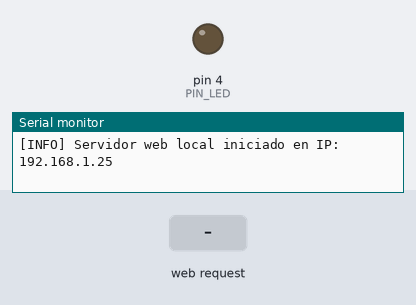
Simulated run of this sketch. Board: Arduino Uno, built for the host (arithmetic inside an expression is 32-bit, double 64-bit). Parts: output pins drawn as LEDs (lit = HIGH), the last lines printed to the serial monitor. The test bench sets the inputs (shaded band). WiFi joins after 1.5 s; servers stay silent unless stated.

Above: at 1.2 s.
1.3 s: HTTP request GET /encender received
At 1.6 s:
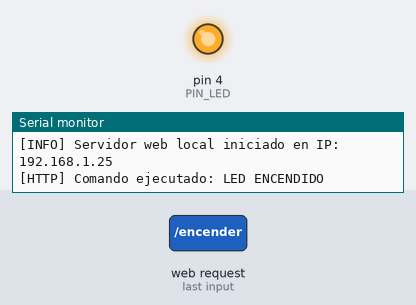
2.8 s: HTTP request GET /apagar received
At 3.9 s:
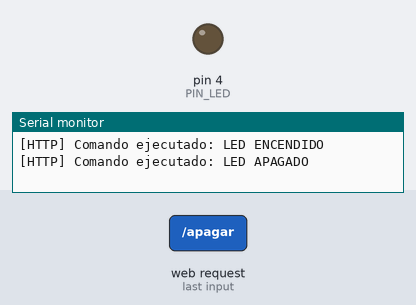
Timing chart, 0 to 5.8 s (numbered marks = the images above; inputs shaded):
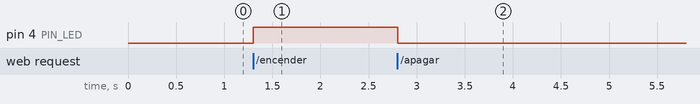

The sketch:

Ethernet_ACT6.ino
```cpp
#include <UIPEthernet.h>

// --- Definición de pines lógicos ---
const int PIN_LED = 4;
const int PIN_CS_ETHERNET = 5;

// Dirección MAC arbitraria
byte mac[] = { 0xDE, 0xAD, 0xBE, 0xEF, 0xFE, 0xED };

// Sustituir según la red del enrutador doméstico
IPAddress ip(192, 168, 1, 25);

EthernetServer servidor(80);
bool estadoLED = false;

void setup() {
  Serial.begin(115200);

  pinMode(PIN_LED, OUTPUT);
  digitalWrite(PIN_LED, LOW);

  Serial.println("\n--- Iniciando Servidor Web ENC28J60 (Modo Enrutador) ---");

  // Inicializar comunicación SPI y levantar la pila TCP/IP
  Ethernet.init(PIN_CS_ETHERNET);
  Ethernet.begin(mac, ip);
  servidor.begin();

  Serial.print("[INFO] Servidor web local iniciado en IP: ");
  Serial.println(Ethernet.localIP());
}

void loop() {
  // Escuchar a los clientes HTTP en la red local
  EthernetClient cliente = servidor.available();

  if (cliente) {
    String peticion = "";

    while (cliente.connected()) {
      if (cliente.available()) {
        char c = cliente.read();
        peticion += c;

        // Validar el final de la cabecera HTTP (\r\n\r\n)
        if (c == '\n' && peticion.endsWith("\r\n\r\n")) {

          // Procesamiento de comandos URI
          if (peticion.indexOf("GET /encender") != -1) {
            estadoLED = true;
            digitalWrite(PIN_LED, HIGH);
            Serial.println("[HTTP] Comando ejecutado: LED ENCENDIDO");
          } else if (peticion.indexOf("GET /apagar") != -1) {
            estadoLED = false;
            digitalWrite(PIN_LED, LOW);
            Serial.println("[HTTP] Comando ejecutado: LED APAGADO");
          }

          // Cabeceras de respuesta HTTP 200 OK
          cliente.println("HTTP/1.1 200 OK");
          cliente.println("Content-Type: text/html");
          cliente.println("Connection: close");
          cliente.println();

          // Interfaz de Usuario HTML
          cliente.println("<!DOCTYPE HTML>");
          cliente.println("<html><head><title>Control IoT Ethernet</title>");
          cliente.println("<meta name=\"viewport\" content=\"width=device-width, initial-scale=1\">");
          cliente.println("<style>body { font-family: Arial; text-align: center; margin-top: 50px; } ");
          cliente.println("button { padding: 15px 30px; font-size: 20px; margin: 10px; cursor: pointer; }</style></head>");
          cliente.println("<body><h1>Panel de Control Ethernet</h1>");

          cliente.print("<h2>Estado del Actuador: ");
          cliente.print(estadoLED ? "<span style='color:green;'>ENCENDIDO</span>" : "<span style='color:red;'>APAGADO</span>");
          cliente.println("</h2>");

          cliente.println("<button onclick=\"location.href='/encender'\">Encender LED</button>");
          cliente.println("<button onclick=\"location.href='/apagar'\">Apagar LED</button>");
          cliente.println("</body></html>");

          break;  // Finalizar transmisión de la página
        }
      }
    }

    // Margen de seguridad para cerrar la conexión TCP
    delay(10);
    cliente.stop();
  }
}
```

Measured:
- after the input at 1.3 s, pin 4 (PIN_LED): LOW → HIGH at once
- after the input at 2.8 s, pin 4 (PIN_LED): HIGH → LOW at once
